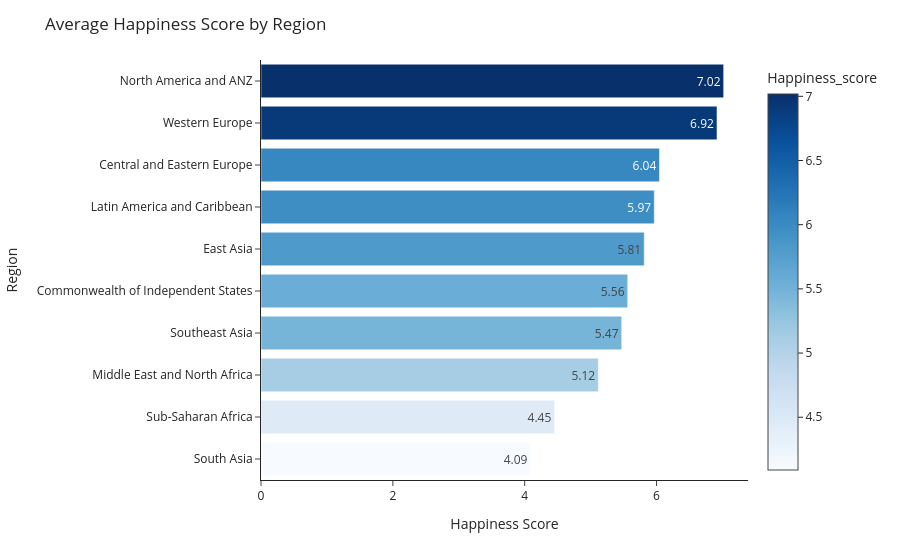

The notebook cell this image was saved under:
### Markdown cell above
## Task 1 — Regional Comparison

This chart shows the average happiness score across different regions.

### Code cell
import plotly.express as px

# Average happiness by region
region_avg = df.groupby('Regional_indicator')['Happiness_score'].mean().reset_index()

# Sort for better visualization
region_avg = region_avg.sort_values('Happiness_score')

# Bar chart
fig1 = px.bar(
    region_avg,
    x='Happiness_score',
    y='Regional_indicator',
    orientation='h',
    text=region_avg['Happiness_score'].round(2),
    color='Happiness_score',
    color_continuous_scale='Blues'
)

fig1.update_layout(
    title="Average Happiness Score by Region",
    xaxis_title="Happiness Score",
    yaxis_title="Region",
    template='simple_white'
)

fig1.show()

### Figure 1 — Plotly figure (JSON) as saved in the notebook; plotly's stock layout.template omitted (floating-point values rounded to 4 significant figures)
{"data": [{"hovertemplate": "Happiness_score=%{marker.color}<br>Regional_indicator=%{y}<br>text=%{text}<extra></extra>", "legendgroup": "", "marker": {"color": [4.089, 4.452, 5.117, 5.471, 5.562, 5.813, 5.966, 6.044, 6.917, 7.018], "coloraxis": "coloraxis", "pattern": {"shape": ""}}, "name": "", "orientation": "h", "showlegend": false, "text": [4.09, 4.45, 5.12, 5.47, 5.56, 5.81, 5.97, 6.04, 6.92, 7.02], "textposition": "auto", "type": "bar", "x": [4.089, 4.452, 5.117, 5.471, 5.562, 5.813, 5.966, 6.044, 6.917, 7.018], "xaxis": "x", "y": ["South Asia", "Sub-Saharan Africa", "Middle East and North Africa", "Southeast Asia", "Commonwealth of Independent States", "East Asia", "Latin America and Caribbean", "Central and Eastern Europe", "Western Europe", "North America and ANZ"], "yaxis": "y"}], "layout": {"barmode": "relative", "coloraxis": {"colorbar": {"title": {"text": "Happiness_score"}}, "colorscale": [[0, "rgb(247,251,255)"], [0.125, "rgb(222,235,247)"], [0.25, "rgb(198,219,239)"], [0.375, "rgb(158,202,225)"], [0.5, "rgb(107,174,214)"], [0.625, "rgb(66,146,198)"], [0.75, "rgb(33,113,181)"], [0.875, "rgb(8,81,156)"], [1, "rgb(8,48,107)"]]}, "legend": {"tracegroupgap": 0}, "margin": {"t": 60}, "title": {"text": "Average Happiness Score by Region"}, "xaxis": {"anchor": "y", "domain": [0, 1], "title": {"text": "Happiness Score"}}, "yaxis": {"anchor": "x", "domain": [0, 1], "title": {"text": "Region"}}}}
